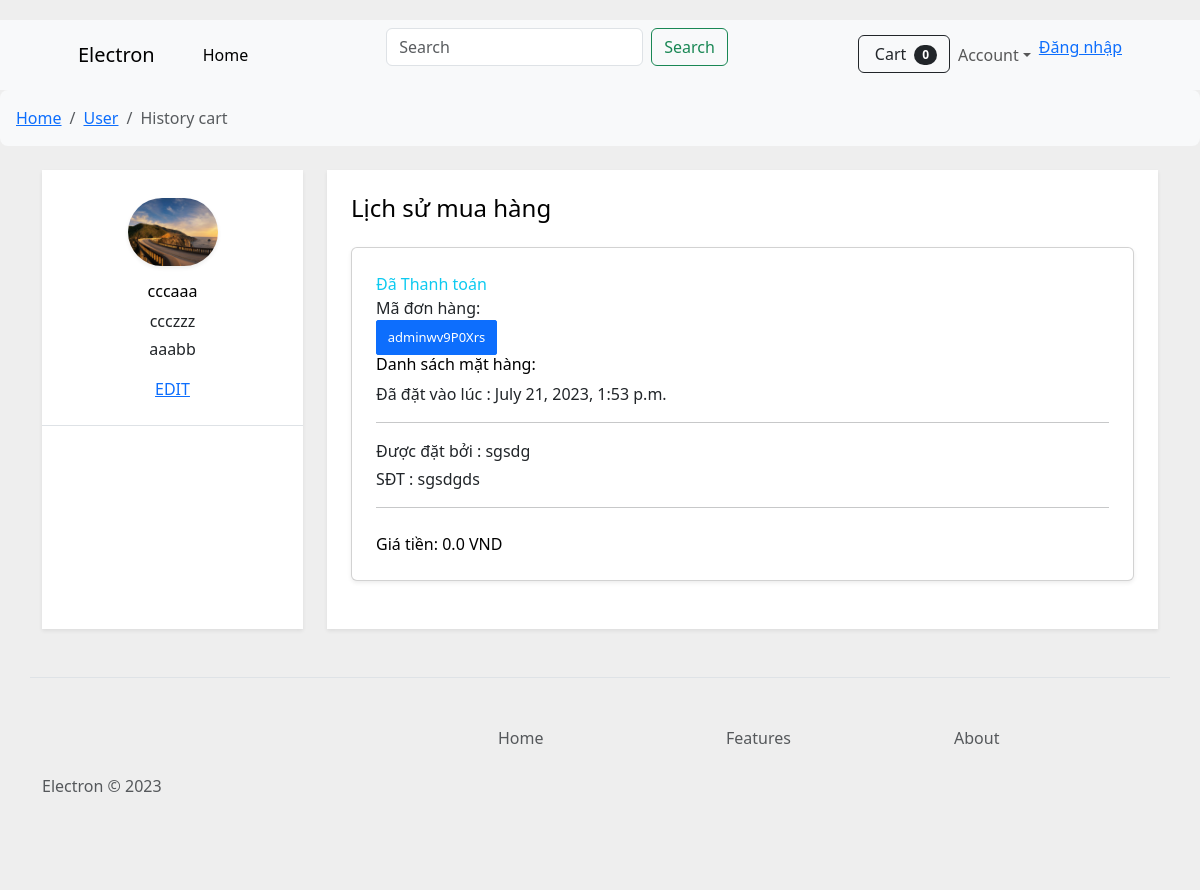
Screenshot of /historycart/ (signed in) with the database file from the repository.
### cart/models.py (models this page shows, shortened)
class Cart(models.Model):
    user = models.ForeignKey(User, blank=True, on_delete=models.CASCADE)
    date_order =models.DateTimeField(auto_now_add=True)
    complete = models.BooleanField(default=False)
    transaction = models.CharField(max_length=100, null=True)
    paid = models.BooleanField(default=False)
    voucher = models.ForeignKey(voucher , on_delete=models.SET_NULL , null=True, blank=True)
    is_discounted = models.BooleanField(default=False)
    def total(self):
        total = 0.0
        cart_items_phone = self.cart_item_phone_set.all()
        cart_items_tablet = self.cart_item_tablet_set.all()
        cart_items_laptop = self.cart_item_laptop_set.all()
        cart_items_watch = self.cart_item_watch_set.all()
        for item in cart_items_phone:
            total += int(item.get_product_price())
        for item in cart_items_tablet:
            total += int(item.get_product_price())
        for item in cart_items_laptop:
            total += int(item.get_product_price())
        for item in cart_items_watch:
            total += int(item.get_product_price())
        if self.is_discounted == True:
            return total - self.voucher.discount
        return total
    def sumorder(self):
        total    = 0
        cart_items_phone = self.cart_item_phone_set.all()
        cart_items_tablet = self.cart_item_tablet_set.all()
        cart_items_laptop = self.cart_item_laptop_set.all()
        cart_items_watch = self.cart_item_watch_set.all()
        for item in cart_items_phone:
            total += 1
        for item in cart_items_tablet:
            total += 1
        for item in cart_items_laptop:
            total += 1
        for item in cart_items_watch:
            total += 1
        return total
    def getinfo(self):
        return self.cart_info_set.first()

class cart_info(models.Model):
    cart = models.ForeignKey(Cart, on_delete=models.CASCADE, null=True)
    Name = models.CharField(max_length=100, null=True)
    Phone_num = models.CharField(max_length=100, null = True )
    def __str__(self) -> str:
        return str(self.Name)

### accounts/models.py (models this page shows, shortened)
class Profile(models.Model):
    user = models.OneToOneField(User , on_delete=models.CASCADE,null=True)
    profile_image = models.ImageField(default='default.jpg',upload_to='profile_images')
    address = models.CharField(max_length=200, null=True)
    name = models.CharField(max_length=100,null=True)
    phone = models.CharField(max_length=100,null=True)
    is_admin = models.BooleanField(default=False)
    is_staff = models.BooleanField(default=False)
    is_customer = models.BooleanField(default=True)

### historycart/views.py (the view)
# urls.py: path('', historycart_page, name = "Historycart")
def historycart_page(request):
    if(request.user.is_authenticated):
        user = request.user
        try:
            cart = Cart.objects.get(complete = False, user = user)
        except:
            pass
        userprofile = Profile.objects.get(user = user)
        history = Cart.objects.filter(complete = True, user = user)
        try:
            context ={
                'history':history,
                'user': userprofile,
                'cart':cart,
            }
        except:
            context ={
                'history':history,
                'user': userprofile,
            }
        return render(request, 'historycart.html',context)
    else:
        return render(request, 'historycart.html')

### templates/historycart.html (shortened to what this page needs)
{% load static %}
{% include 'base/navbar.html' %}
	<link href="{% static 'css/bootstrap.css' %}" rel="stylesheet" type="text/css"/>
	<link rel = "stylesheet" href = "{% static 'css/custom.css' %}">
	<link href="{% static 'font/css/all.min.css' %}" rel="stylesheet" type="text/css">
<div class="row">
    <div class="col">
      <nav aria-label="breadcrumb" class="bg-light rounded-3 p-3 mb-4">
        <ol class="breadcrumb mb-0">
          <li class="breadcrumb-item"><a href="#">Home</a></li>
          <li class="breadcrumb-item"><a href="#">User</a></li>
          <li class="breadcrumb-item active" aria-current="page">History cart</li>
        </ol>
      </nav>
    </div>
  </div>
<link rel="stylesheet" href="https://allyoucan.cloud/cdn/icofont/1.0.1/icofont.css">
<div class="container">
    <div class="row">
        <div class="col-md-3">
            <div class="osahan-account-page-left shadow-sm bg-white h-100">
                <div class="border-bottom p-4">
                    <div class="osahan-user text-center">
                        <div class="osahan-user-media">
                            <img class="mb-3 rounded-pill shadow-sm mt-1" src="{{user.profile_image.url}}" alt="gurdeep singh osahan">
                            <div class="osahan-user-media-body">
                                <h6 class="mb-2">{{user.name}}</h6>
                                <p class="mb-1">{{user.phone}}</p>
                                <p>{{user.address}}</p>
                                <p class="mb-0 text-black font-weight-bold"><a class="text-primary mr-3" data-toggle="modal" data-target="#edit-profile-modal" href="{% url 'profile' %}"> EDIT</a></p>
                            </div>
                        </div>
                    </div>
                </div>
            </div>
        </div>
        <div class="col-md-9">
            <div class="osahan-account-page-right shadow-sm bg-white p-4 h-100">
                <div class="tab-content" id="myTabContent">
                    <div class="tab-pane  fade  active show" id="orders" role="tabpanel" aria-labelledby="orders-tab">
                        <h4 class="font-weight-bold mt-0 mb-4">Lịch sử mua hàng</h4>
                       {%for cart in history%}
                        <div class="bg-white card mb-4 order-list shadow-sm">
                            <div class="gold-members p-4">
                                <div class="media">
                                    <div class="media-body">
                                            {%if cart.paid == True %}
                                            <span class="float-right text-info">Đã Thanh toán</span><br>
                                            {%else%}
                                            <span class="float-right text-info">Đã Đặt <i class="icofont-check-circled text-success"></i></span><br>
                                            {%endif%}
                                            <span class="float-right text">Mã đơn hàng: </span>
                                            <div class="float-right">
                                                <div class="btn btn-sm btn-primary btn-disabled" > {{cart.transaction}}</div>
                                            </div>
                                            <h6 class="mb-2">
                                            <span class="float-right text">Danh sách mặt hàng: </span><br>
                                        </h6>
                                        <p class="text-gray mb-3"> Đã đặt vào lúc :  {{cart.date_order}}</p>
                                        <hr>
                                        <p class="text-gray mb-1"> Được đặt bởi :  {{cart.getinfo}}</p>
                                        <p class="text-gray mb-1"> SĐT :  {{cart.getinfo.Phone_num}}</p>
                                        <hr>
                                        <p class="mb-0 text-black text-primary pt-2"><span class="text-black font-weight-bold"> Giá tiền:</span> {{cart.total}} VND
                                        </p>
                                    </div>
                                </div>
                            </div>
                        </div>
                        {%endfor%}
                    </div>
                </div>
            </div>
        </div>
    </div>
</div>
{% include 'base/footer.html' %}

### templates/base/navbar.html (shortened to what this page needs)
{% load static %}
<nav class="navbar navbar-expand-lg navbar-light bg-light">
  <div class="container px-4 px-lg-5">
      <a class="navbar-brand" href="{% url 'index'%}">Electron</a>
      <div class="collapse navbar-collapse" id="navbarSupportedContent">
          <ul class="navbar-nav me-auto mb-2 mb-lg-0 ms-lg-4">
              <li class="nav-item"><a class="nav-link active" aria-current="page" href="{% url 'index'%}">Home</a></li>
            </ul>
          <form class="d-flex" role="search">
            <input class="form-control me-2" type="search" name="que" placeholder="Search" aria-label="Search">
            <button class="btn btn-outline-success" type="submit">Search</button>
          </form>
          <ul class="navbar-nav ms-auto mb-2 mb-lg-0">
                <a href="{% url 'cart' %}">
                  <button class="btn btn-outline-dark" type="submit">
                    Cart
                    <span class="badge bg-dark text-white ms-1 rounded-pill">{{cart.sumorder}}</span>
                </button>
                </a>
            <li class="nav-item dropdown">
              <a class="nav-link dropdown-toggle" id="navbarDropdown" href="#" role="button" data-bs-toggle="dropdown" aria-expanded="false">Account</a>
            </li>
            {% if user.is_authenticated %}
            <a href="">Xin Chào, {{user.username}}</a>
            {% else %}
            <a href="{% url 'login' %}">Đăng nhập</a>
            {% endif %}
          </ul>
      </div>
  </div>
</nav>

### templates/historycart.html (style rules this page uses)
.order-list .btn { border-radius: 2px; min-width: 121px; font-size: 13px; padding: 7px 0 7px 0; }
.osahan-user-media img { width: 90px; }
.h1, .h2, .h3, .h4, .h5, .h6, h1, h2, h3, h4, h5, h6 { color: #000000; }
.shadow-sm { box-shadow: 0 .125rem .25rem rgba(0,0,0,.075)!important; }
.rounded-pill { border-radius: 50rem!important; }

### rows the page displays
Cart: sumorder "0"
Profile: profile_image (picture), name "cccaaa", phone "ccczzz", address "aaabb"
Cart: paid "Đã Thanh toán", transaction "adminwv9P0Xrs", date_order "July 21, 2023, 1:53 p.m.", getinfo "sgsdg", getinfo.Phone_num "sgsdgds", total "0.0"
